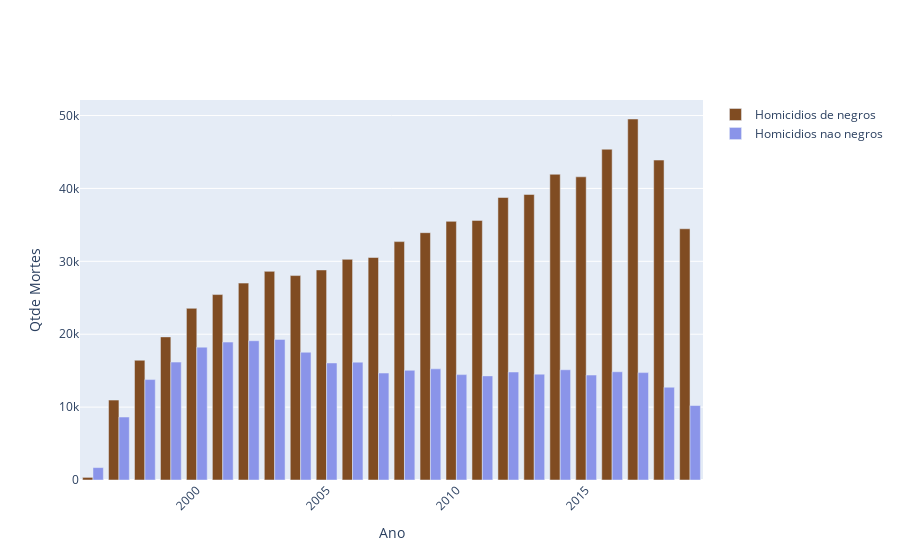

The notebook cell this image was saved under:
### Code cell
grafico = go.Figure()
grafico.add_trace(go.Bar(x = per, y = val, name = 'Homicidios de negros', marker_color= '#804c22')) # aqui especificamos a cor e o tipo de grafico
grafico.update_yaxes(title='Qtde Mortes', visible=True) #aqui renomeamos o eixo Y
grafico.update_xaxes(title='Ano', visible=True) #aqui renomeamos o eixo X

grafico.add_trace(go.Bar(x = per1, y = val1, name = 'Homicidios nao negros', marker_color = '#8a94e9')) # aqui especificamos a cor e o tipo de grafico
grafico.update_yaxes(title='Qtde Mortes', visible=True) #aqui renomeamos o eixo Y
grafico.update_xaxes(title='Ano', visible=True) #aqui renomeamos o eixo X

grafico.update_layout(barmode='group', xaxis_tickangle=-45) # Aqui usamos o cod para juntar os dois graficos e criar uma comparação

### Figure 1 — Plotly figure (JSON) as saved in the notebook; plotly's stock layout.template omitted (floating-point values rounded to 4 significant figures)
{"data": [{"marker": {"color": "#804c22"}, "name": "Homicidios de negros", "type": "bar", "x": [1996, 1997, 1998, 1999, 2000, 2001, 2002, 2003, 2004, 2005, 2006, 2007, 2008, 2009, 2010, 2011, 2012, 2013, 2014, 2015, 2016, 2017, 2018, 2019], "y": [359, 10970, 16430, 19632, 23549, 25438, 27011, 28621, 28045, 28817, 30272, 30523, 32702, 33929, 35480, 35616, 38755, 39169, 41941, 41592, 45378, 49524, 43890, 34466]}, {"marker": {"color": "#8a94e9"}, "name": "Homicidios nao negros", "type": "bar", "x": [1996, 1997, 1998, 1999, 2000, 2001, 2002, 2003, 2004, 2005, 2006, 2007, 2008, 2009, 2010, 2011, 2012, 2013, 2014, 2015, 2016, 2017, 2018, 2019], "y": [1703, 8640, 13778, 16171, 18226, 18921, 19106, 19287, 17526, 16056, 16168, 14671, 15053, 15249, 14458, 14283, 14816, 14518, 15121, 14399, 14850, 14734, 12729, 10217]}], "layout": {"barmode": "group", "xaxis": {"tickangle": -45, "title": {"text": "Ano"}, "visible": true}, "yaxis": {"title": {"text": "Qtde Mortes"}, "visible": true}}}
